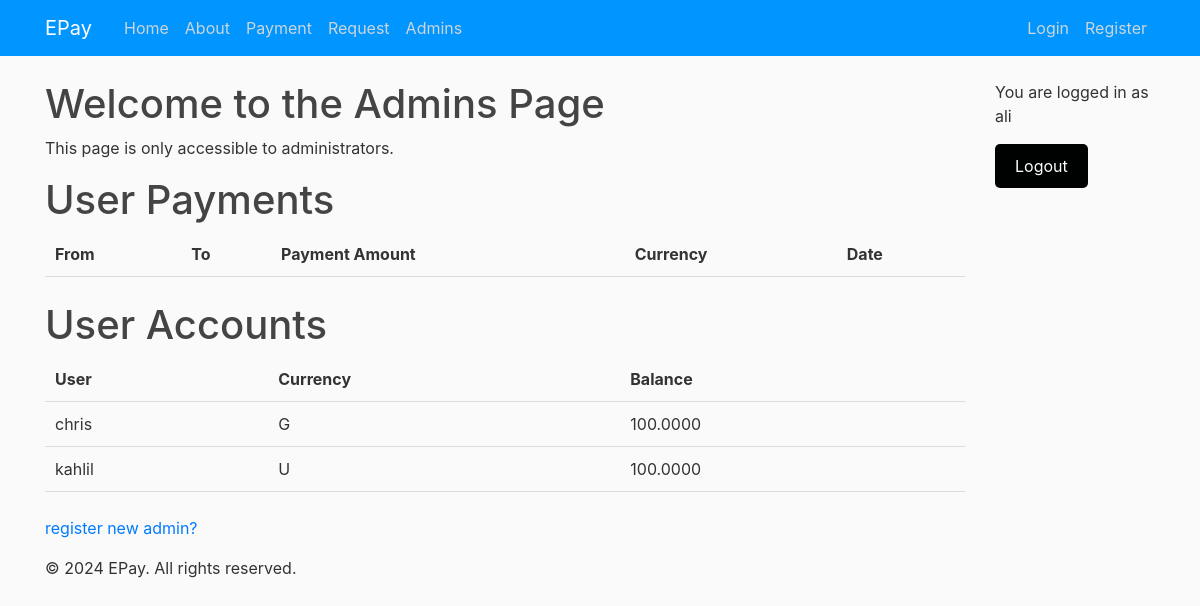
Before: /restricted/ (signed in) with the older database file.
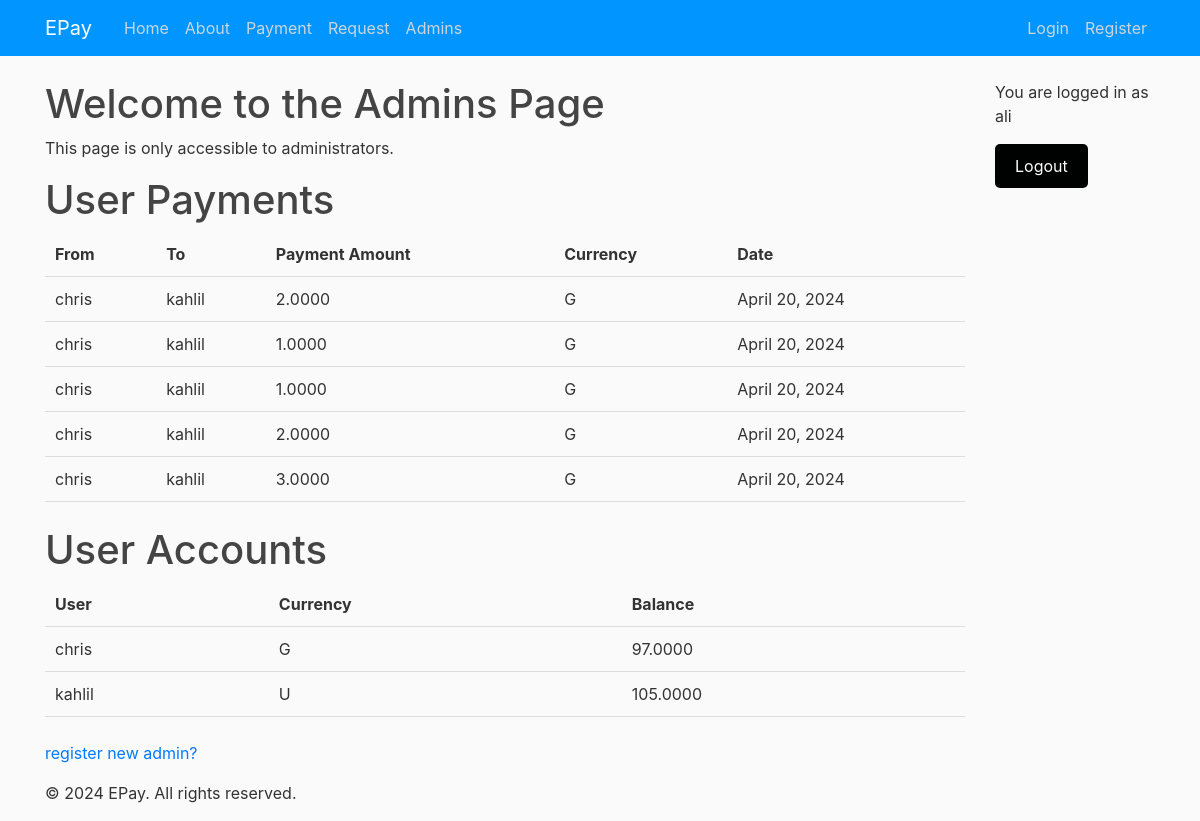
After: the same page with the newer database file.
### register/models.py (models this page shows, shortened)
class Usermoney(models.Model):
    user=  models.OneToOneField(User, on_delete=models.CASCADE, related_name='user_money', default=None)
    currency = models.CharField(max_length=10, choices=CURRENCY)
    balance = models.DecimalField(default= 100, decimal_places=4, max_digits=11)

### payapp/models.py (models this page shows, shortened)
class Payment(models.Model):
    userfrom= models.CharField(max_length=100)
    userto= models.CharField(max_length=100)
    payment= models.DecimalField(default= 0, decimal_places=4, max_digits=11)
    currency = models.CharField(max_length=10, choices=CURRENCY)
    dat= models.DateField(default=datetime.datetime.today)

### payapp/views.py (the view)
# urls.py: path('restricted/', views.adminpage, name='adminpage'),
@staff_member_required
def adminpage(request):
    user_payments = Payment.objects.all()
    useraccounts= Usermoney.objects.all()
    context = {'user_payments': user_payments, 'useraccounts': useraccounts}
    return render(request, 'admin.html', context)

### templates/admin.html (shortened to what this page needs)
{% extends "main.html"%}
{% block content%}
<html lang="en">
<head>
</head>
<body>
    <h1>Welcome to the Admins Page</h1>
    <p>This page is only accessible to administrators.</p>
<head>
</head>
    <h1>User Payments</h1>
    <table>
        <thead>
            <tr>
                <th>From</th>
                <th>To</th>
                <th>Payment Amount</th>
                <th>Currency</th>
                <th>Date</th>
            </tr>
        </thead>
        <tbody>
            {% for payment in user_payments %}
            <tr>
                <td>{{ payment.userfrom }}</td>
                <td>{{ payment.userto }}</td>
                <td>{{ payment.payment }}</td>
                <td>{{ payment.currency }}</td>
                <td>{{ payment.dat }}</td>
            </tr>
            {% endfor %}
        </tbody>
    </table>
    <br>
    <h1>User Accounts</h1>
    <table>
        <thead>
            <tr>
                <th>User</th>
                <th>Currency</th>
                <th>Balance</th>
            </tr>
        </thead>
        <tbody>
            {% for payment in useraccounts %}
            <tr>
                <td>{{ payment.user }}</td>
                <td>{{ payment.currency }}</td>
                <td>{{ payment.balance }}</td>
            </tr>
            {% endfor %}
        </tbody>
    </table>
    <br>
    <a href="{% url 'register_admin' %}">
        <p>
            register new admin?
        </p>
    </a>
</html>
{% endblock%}

### templates/main.html (shortened to what this page needs)
<!DOCTYPE html>
{%load static%}
<html>
<head>
    <link rel="stylesheet" href="https://cdn.jsdelivr.net/npm/bootstrap@4.0.0/dist/css/bootstrap.min.css">
    <link rel="stylesheet" type="text/css" href="{%static 'style1.css'%}">
</head>
<body>
    <header class="site-header">
        <nav class="navbar navbar-expand-md navbar-dark bg-steel fixed-top">
          <div class="container">
            <a class="navbar-brand mr-4" href="/">EPay</a>
            <div class="collapse navbar-collapse" id="navbarToggle">
              <div class="navbar-nav mr-auto">
                <a class="nav-item nav-link" href="{% url 'homefunc' %}">Home</a>
                <a class="nav-item nav-link" href="{% url 'aboutfunc' %}">About</a>
                <a class="nav-item nav-link" href="{% url 'payfunc' %}">Payment</a>
                <a class="nav-item nav-link" href="{% url 'requestfunc' %}">Request</a>
                <a class="nav-item nav-link" href="{% url 'adminpage' %}">Admins</a>
              </div>
              <div class="navbar-nav">
                <a class="nav-item nav-link" href="{% url 'loginfunc' %}">Login</a>
                <a class="nav-item nav-link" href="{% url 'signupfunc' %}">Register</a>
              </div>
            </div>
          </div>
        </nav>
    </header>
    <main role="main" class="container">
        <div class="row">
          <div class="col-md-10">
            {% block content %}{% endblock %}
          </div>
          <div class="col-md-2">
            {% if user.is_authenticated %}
            <p>You are logged in as {{ user.username }}</p>
            {% endif %}
            <form action="{% url 'logout' %}" method="post">
                {% if user.is_authenticated %}
                <button type="submit" class="logout-btn"
                style="    background-color: #000101; /* Red color */
                color: white;
                border: none;
                padding: 10px 20px;
                text-align: center;
                text-decoration: none;
                display: inline-block;
                font-size: 16px;
                cursor: pointer;
                border-radius: 5px;"
                >Logout</button>
                {% endif %}
            </form>
          </div>
        </div>
    </main>
    <footer>
      <div class="container">
          <p>&copy; 2024 EPay. All rights reserved.</p>
      </div>
  </footer>
</body>
</html>

### register/static/style1.css (style rules this page uses)
body { background: #fafafa; color: #333333; margin-top: 5rem; }
h1, h2, h3, h4, h5, h6 { color: #444444; }
.bg-steel { background-color: #0095ff; }
.site-header .navbar-nav .nav-link { color: #cbd5db; }
a { text-decoration: none; }

### templates/admin.html (style rules this page uses)
table { border-collapse: collapse; width: 100%; }
th, td { padding: 10px; text-align: left; border-bottom: 1px solid #ddd; }

Changed rows visible on the page:
added Payment: userfrom "chris", userto "kahlil", payment "2.0000", currency "G", dat "April 20, 2024"
added Payment: userfrom "chris", userto "kahlil", payment "1.0000", currency "G", dat "April 20, 2024"
added Payment: userfrom "chris", userto "kahlil", payment "1.0000", currency "G", dat "April 20, 2024"
added Payment: userfrom "chris", userto "kahlil", payment "2.0000", currency "G", dat "April 20, 2024"
added Payment: userfrom "chris", userto "kahlil", payment "3.0000", currency "G", dat "April 20, 2024"
changed Usermoney "chris": balance "100.0000" → "97.0000"
changed Usermoney "kahlil": balance "100.0000" → "105.0000"
